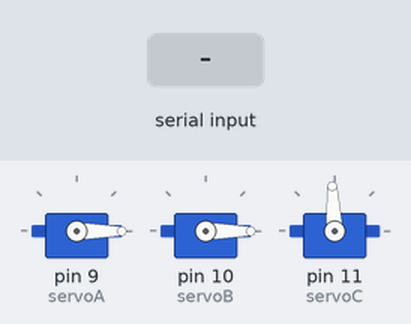
Recording of a sketch running on a simulated Arduino Uno, built with avr-gcc and run on an emulated ATmega328P. Shown: 3 × servo. The inputs (shaded band) are chosen by the test bench. What the sketch prints to the serial monitor is not drawn.

Above: at 1.2 s.
1.3 s: "a90\n" received over Serial
At 3.0 s:
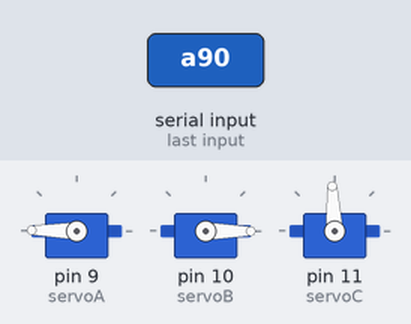
4.3 s: "b90\n" received over Serial
At 5.1 s:
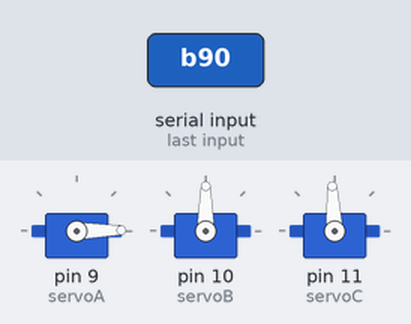
6.8 s: "d90\n" received over Serial
At 9.4 s:
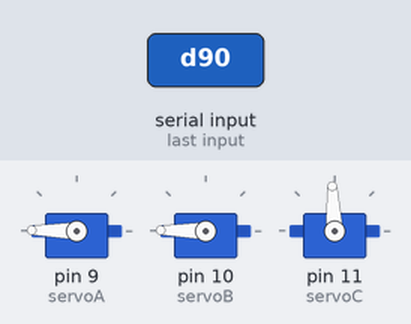
9.8 s: "b,45\n" received over Serial
12.8 s: "d,45\n" received over Serial
At 13.81 s:
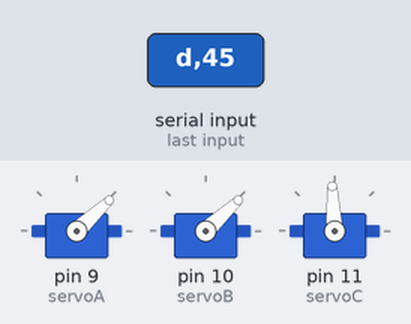
Timing chart, 0 to 16.8 s (numbered marks = the images above; inputs shaded):
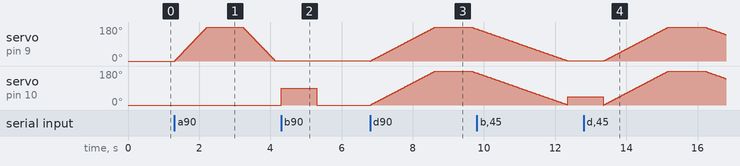

The sketch:

servo_control.ino
```cpp
/*
   Servo 모터 제어하기
   사용부품: 서보모터(180 도) 2 개, 서보모터(360 도) 1 개, 외부전원
*/

#include <Servo.h>

// 서보모터 이름 설정
Servo servoA;
Servo servoB;
Servo servoC;

int start_angle = 0;
int mid_angle = 93;
int end_angle = 180;

void setup() {
  Serial.begin(9600);
  // 서보모터 핀 설정
  servoA.attach(9);   // 180도 모터
  servoB.attach(10);  // 180도 모터
  servoC.attach(11);  // 360도 모터

  // 서보모터 위치 초기화
  servoA.write(start_angle);
  servoB.write(start_angle);
  servoC.write(mid_angle);
}

void loop() {
  if(Serial.available()>0){
    char select = Serial.read();
    if(select == 'a'){
      controlA();
    }else if(select == 'b'){
      controlB();
    }else if(select == 'c'){
      controlC();
    }else if(select == 'd'){
      controlAB();
    }
  }
}

void controlA() {
  // servoA 0 -> 180 회전
  Serial.println("A모터 180 도");
  for (int i = start_angle; i < end_angle; i++) {
    servoA.write(i);
    delay(5);
  }
  delay(1000);
  // servoA 180 -> 0 회전
  Serial.println("A모터 0 도");
  for (int i = end_angle; i > start_angle; i--) {
    servoA.write(i);
    delay(5);
  }
}

void controlB() {
  int angle = Serial.parseInt();
  Serial.print("B 각도: ");
  Serial.println(angle);
  servoB.write(angle);
  delay(1000);
  Serial.println("B 원위치");
  servoB.write(start_angle);
}

// servoA, servoB 동시 동작
void controlAB() {
  Serial.println("A, B 180 도");
  for (int i = start_angle; i < end_angle; i++) {
    servoA.write(i);
    servoB.write(i);
    delay(10);
  }
  delay(1000);
  Serial.println("A, B 0 도");
  for (int i = end_angle; i > start_angle; i--) {
    servoA.write(i);
    servoB.write(i);
    delay(15);
  }
}

void controlC() {
  while (true) {
    char ch = Serial.read();
    Serial.println(ch);
    if (ch == 's') {
      servoC.write(90);
    } else if (ch == 'g') {
      int angle = Serial.parseInt();
      servoC.write(angle);
    } else {
      break;
    }
  }
}
```

Measured:
- after the input at 1.3 s, servo on pin 9 (servoA): rises from 0° to 180° in 1.9 s, then falls to 1° in 0.91 s
- after the input at 4.3 s, servo on pin 10 (servoB): 0° → 90° at once, → 0° 1.0 s later
- after the input at 6.8 s, servo on pin 10 (servoB): rises from 0° to 180° in 2.8 s, then falls to 170° in 0.15 s
- after the input at 12.8 s, servo on pin 9 (servoA): rises from 1° to 180° in 2.8 s, then falls to 140° in 0.61 s
